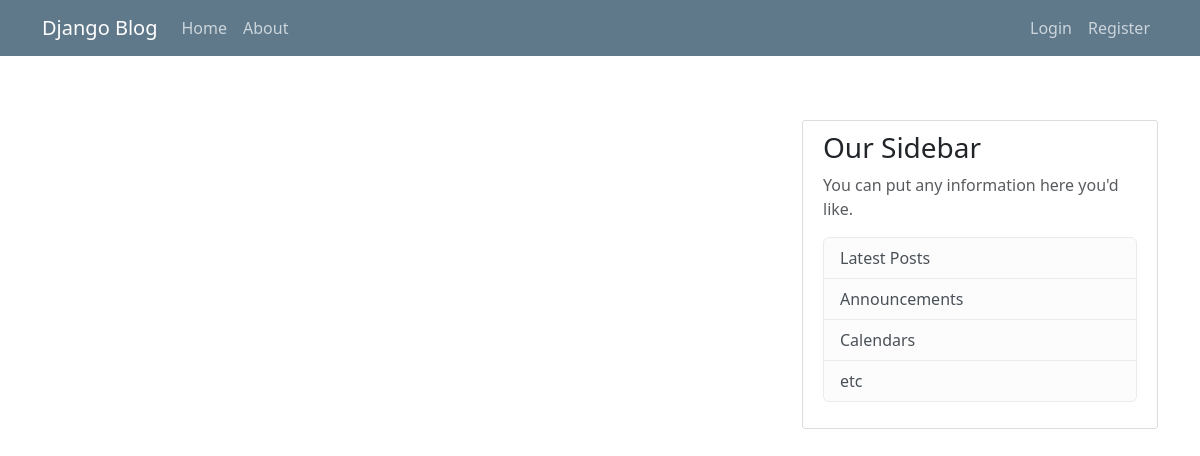
The app's page /, older data.
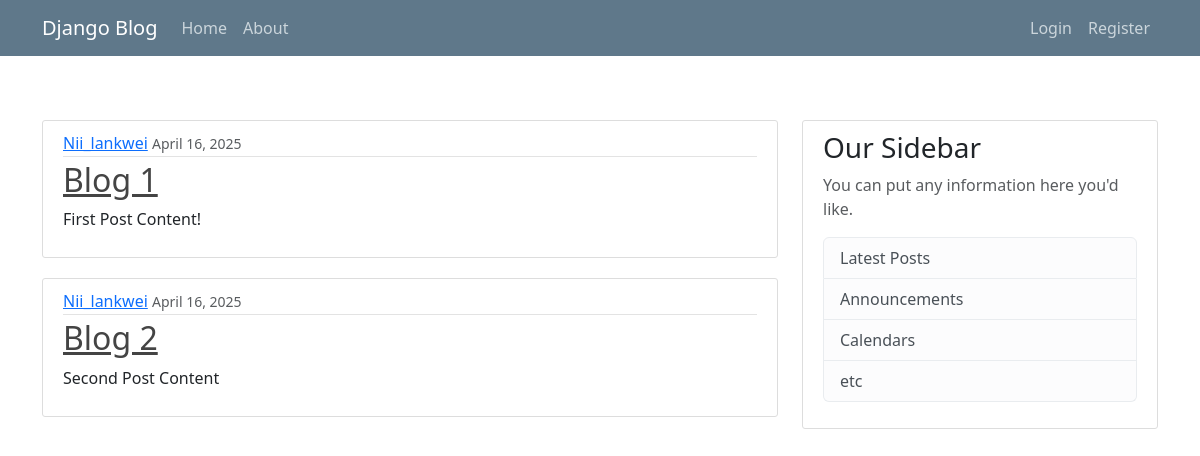
The same page, newer data.
### blog/models.py (models this page shows, shortened)
class Post(models.Model):
    title = models.CharField(max_length=100)
    content = models.TextField()
    date_posted = models.DateTimeField(default=timezone.now)
    author = models.ForeignKey(User, on_delete=models.CASCADE)

### blog/views.py (the view)
# urls.py: path('', views.home, name='blog-home'),
def home(request):
    context = {
          'posts': Post.objects.all()
    }
    return render(request, 'blog/home.html', context)

### blog/templates/blog/home.html
{% extends "blog/base.html" %}
{% block content %}
    {% for post in posts %}
    <article class="media content-section">
        <div class="media-body">
          <div class="article-metadata">
            <a class="mr-2" href="#">{{ post.author }}</a>
            <small class="text-muted">{{ post.date_posted|date:"F d, Y" }}</small>
          </div>
          <h2><a class="article-title" href="#">{{ post.title }}</a></h2>
          <p class="article-content">{{ post.content }}</p>
        </div>
      </article>
    {% endfor %}
{% endblock content %}

### blog/templates/blog/base.html (shortened to what this page needs)
{% load static %}
<!DOCTYPE html>
<html lang="en">
<head>
    <link rel="stylesheet" href="{% static 'blog/main.css' %}">
    <link href="https://cdn.jsdelivr.net/npm/bootstrap@5.3.5/dist/css/bootstrap.min.css" rel="stylesheet">
</head>
<body>
    <header class="site-header">
        <nav class="navbar navbar-expand-md navbar-dark bg-steel fixed-top">
          <div class="container">
            <a class="navbar-brand mr-4" href="{% url 'blog-home' %}">Django Blog</a>
            <div class="collapse navbar-collapse" id="navbarToggle">
              <div class="navbar-nav mr-auto">
                <a class="nav-item nav-link" href="{% url 'blog-home' %}">Home</a>
                <a class="nav-item nav-link" href="{% url 'blog-about' %}">About</a>
              </div>
              <div class="navbar-nav">
                {% if user.is_authenticated %}
                  <a class="nav-item nav-link" href="{% url 'profile' %}">Profile</a>
                  <a class="nav-item nav-link" href="{% url 'logout' %}">
                    <form method="post" action="{% url 'logout' %}">
                      {% csrf_token %}
                      <button type="submit">logout</button>
                  </form>
                  </a>
                {% else %}
                  <a class="nav-item nav-link" href="{% url 'login' %}">Login</a>
                  <a class="nav-item nav-link" href="{% url 'register' %}">Register</a>
                {% endif %}
              </div>
            </div>
          </div>
        </nav>
      </header>
<main role="main" class="container">
  <div class="row">
    <div class="col-md-8">
      {% block content %}{% endblock %}
    </div>
    <div class="col-md-4">
      <div class="content-section">
        <h3>Our Sidebar</h3>
        <p class='text-muted'>You can put any information here you'd like.
          <ul class="list-group">
            <li class="list-group-item list-group-item-light">Latest Posts</li>
            <li class="list-group-item list-group-item-light">Announcements</li>
            <li class="list-group-item list-group-item-light">Calendars</li>
            <li class="list-group-item list-group-item-light">etc</li>
          </ul>
        </p>
      </div>
    </div>
  </div>
</main>
</body>
</html>

### blog/static/blog/main.css (style rules this page uses)
body { background: #fafafa; color: #333333; margin-top: 6rem !important; }
h1, h2, h3, h4, h5, h6 { color: #444444; }
ul { margin: 0; }
.bg-steel { background-color: #5f788a; }
.site-header .navbar-nav .nav-link { color: #cbd5db; }
.content-section { background: #ffffff; padding: 10px 20px; border: 1px solid #dddddd; border-radius: 3px; margin-bottom: 20px; }
.article-title { color: #444444; }
.article-content { white-space: pre-line; }
.article-metadata { padding-bottom: 1px; margin-bottom: 4px; border-bottom: 1px solid #e3e3e3 }
main.container { padding-top: 1.5rem; }
.navbar-nav.mr-auto { margin-right: auto !important; }
.navbar-collapse { display: flex; width: 100%; }
#navbarToggle { justify-content: space-between; }
.navbar { z-index: 1030; }
.fixed-top { position: fixed; top: 0; right: 0; left: 0; z-index: 1030; }

Row changes from the older to the newer data that the page shows:
added Post: author "Nii_lankwei", date_posted "April 16, 2025", title "Blog 1", content "First Post Content!"
added Post: author "Nii_lankwei", date_posted "April 16, 2025", title "Blog 2", content "Second Post Content"
